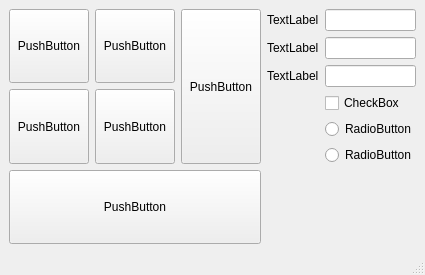
<?xml version="1.0" encoding="UTF-8"?>
<ui version="4.0">
 <class>MainWindow</class>
 <widget class="QMainWindow" name="MainWindow">
  <property name="geometry">
   <rect>
    <x>0</x>
    <y>0</y>
    <width>362</width>
    <height>275</height>
   </rect>
  </property>
  <property name="windowTitle">
   <string>MainWindow</string>
  </property>
  <widget class="QWidget" name="centralwidget">
   <layout class="QGridLayout" name="gridLayout">
    <item row="0" column="1">
     <widget class="QPushButton" name="pushButton_3">
      <property name="sizePolicy">
       <sizepolicy hsizetype="Minimum" vsizetype="Preferred">
        <horstretch>0</horstretch>
        <verstretch>0</verstretch>
       </sizepolicy>
      </property>
      <property name="text">
       <string>PushButton</string>
      </property>
     </widget>
    </item>
    <item row="1" column="1">
     <widget class="QPushButton" name="pushButton_4">
      <property name="sizePolicy">
       <sizepolicy hsizetype="Minimum" vsizetype="Preferred">
        <horstretch>0</horstretch>
        <verstretch>0</verstretch>
       </sizepolicy>
      </property>
      <property name="text">
       <string>PushButton</string>
      </property>
     </widget>
    </item>
    <item row="0" column="0">
     <widget class="QPushButton" name="pushButton">
      <property name="sizePolicy">
       <sizepolicy hsizetype="Minimum" vsizetype="Preferred">
        <horstretch>0</horstretch>
        <verstretch>0</verstretch>
       </sizepolicy>
      </property>
      <property name="text">
       <string>PushButton</string>
      </property>
     </widget>
    </item>
    <item row="1" column="0">
     <widget class="QPushButton" name="pushButton_2">
      <property name="sizePolicy">
       <sizepolicy hsizetype="Minimum" vsizetype="Preferred">
        <horstretch>0</horstretch>
        <verstretch>0</verstretch>
       </sizepolicy>
      </property>
      <property name="text">
       <string>PushButton</string>
      </property>
     </widget>
    </item>
    <item row="0" column="3" rowspan="3">
     <layout class="QFormLayout" name="formLayout">
      <item row="0" column="0">
       <widget class="QLabel" name="label">
        <property name="text">
         <string>TextLabel</string>
        </property>
       </widget>
      </item>
      <item row="1" column="0">
       <widget class="QLabel" name="label_2">
        <property name="text">
         <string>TextLabel</string>
        </property>
       </widget>
      </item>
      <item row="2" column="0">
       <widget class="QLabel" name="label_3">
        <property name="text">
         <string>TextLabel</string>
        </property>
       </widget>
      </item>
      <item row="0" column="1">
       <widget class="QLineEdit" name="lineEdit"/>
      </item>
      <item row="1" column="1">
       <widget class="QLineEdit" name="lineEdit_2"/>
      </item>
      <item row="2" column="1">
       <widget class="QLineEdit" name="lineEdit_3"/>
      </item>
      <item row="3" column="0">
       <layout class="QVBoxLayout" name="verticalLayout_2"/>
      </item>
      <item row="3" column="1">
       <widget class="QCheckBox" name="checkBox">
        <property name="text">
         <string>CheckBox</string>
        </property>
       </widget>
      </item>
      <item row="4" column="1">
       <widget class="QRadioButton" name="radioButton">
        <property name="text">
         <string>RadioButton</string>
        </property>
       </widget>
      </item>
      <item row="5" column="1">
       <widget class="QRadioButton" name="radioButton_2">
        <property name="text">
         <string>RadioButton</string>
        </property>
       </widget>
      </item>
     </layout>
    </item>
    <item row="0" column="2" rowspan="2">
     <widget class="QPushButton" name="pushButton_5">
      <property name="sizePolicy">
       <sizepolicy hsizetype="Minimum" vsizetype="Preferred">
        <horstretch>0</horstretch>
        <verstretch>0</verstretch>
       </sizepolicy>
      </property>
      <property name="text">
       <string>PushButton</string>
      </property>
     </widget>
    </item>
    <item row="2" column="0" colspan="3">
     <widget class="QPushButton" name="pushButton_6">
      <property name="sizePolicy">
       <sizepolicy hsizetype="Minimum" vsizetype="Preferred">
        <horstretch>0</horstretch>
        <verstretch>0</verstretch>
       </sizepolicy>
      </property>
      <property name="text">
       <string>PushButton</string>
      </property>
     </widget>
    </item>
   </layout>
  </widget>
  <widget class="QMenuBar" name="menubar">
   <property name="geometry">
    <rect>
     <x>0</x>
     <y>0</y>
     <width>362</width>
     <height>21</height>
    </rect>
   </property>
  </widget>
  <widget class="QStatusBar" name="statusbar"/>
 </widget>
 <resources/>
 <connections/>
</ui>
